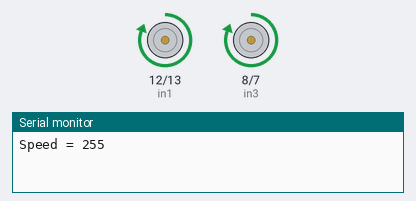
This sketch was run on a simulated Arduino Uno, built with avr-gcc and run on an emulated ATmega328P. Parts: motor-driver pin pairs drawn as motors (green arrow = first pin HIGH = forward, orange = second pin HIGH = backward, longer = more drive, scaled by the enable pin), the last lines printed to the serial monitor.

Above: at 1.0 s.
At 3.0 s:
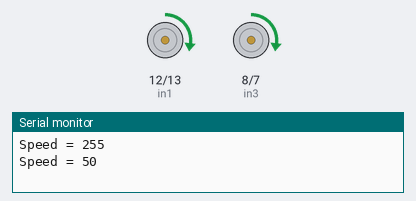
At 5.0 s:
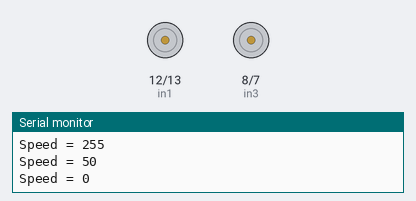
Timing chart, 0 to 7.8 s (numbered marks = the images above):
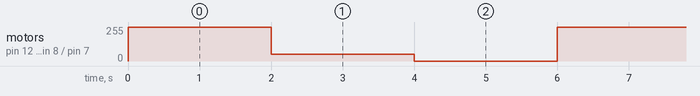

Measured:
- by itself, motor on pin 12 (in1) / pin 13 (in2), motor on pin 8 (in3) / pin 7 (in4): repeats every 6.0 s: forward 50/255 2.0 s, stopped 2.0 s, forward 255/255 2.0 s

The sketch:

Run_Motor.ino
```cpp
// Motor A connections
int enA = 11;
int in1 = 12;
int in2 = 13;

// Motor B connections
int enB = 9;
int in3 = 8;
int in4 = 7;
int speed = 0;

void setup() {
  // Set all the motor control pins to outputs
  pinMode(enA, OUTPUT);
  pinMode(enB, OUTPUT);
  pinMode(in1, OUTPUT);
  pinMode(in2, OUTPUT);
  pinMode(in3, OUTPUT);
  pinMode(in4, OUTPUT);

  // Turn on motors - Initial state
  digitalWrite(in1, HIGH);
  digitalWrite(in2, LOW);
  digitalWrite(in3, HIGH);
  digitalWrite(in4, LOW);
  analogWrite(enA, 255);
  analogWrite(enB, 255);

  Serial.begin(9600);
}

void loop() {
  speed = start();
  Serial.print("Speed = ");
  Serial.println(speed);
  delay(2000);

  speed = slow();
  Serial.print("Speed = ");
  Serial.println(speed);
  delay(2000);

  speed = stop();
  Serial.print("Speed = ");
  Serial.println(speed);
  delay(2000);
}

int start(){
  digitalWrite(in1, HIGH);
  digitalWrite(in2, LOW);
  digitalWrite(in3, HIGH);
  digitalWrite(in4, LOW);
  analogWrite(enA, 255);
  analogWrite(enB, 255);
  return 255;
}

int slow(){
  digitalWrite(in1, HIGH);
  digitalWrite(in2, LOW);
  digitalWrite(in3, HIGH);
  digitalWrite(in4, LOW);
  analogWrite(enA, 50);
  analogWrite(enB, 50);
  return 50;
}

int stop(){
  digitalWrite(in1, LOW);
  digitalWrite(in2, LOW);
  digitalWrite(in3, LOW);
  digitalWrite(in4, LOW);
  analogWrite(enA, 0);
  analogWrite(enB, 0);
  return 0;
}
```
